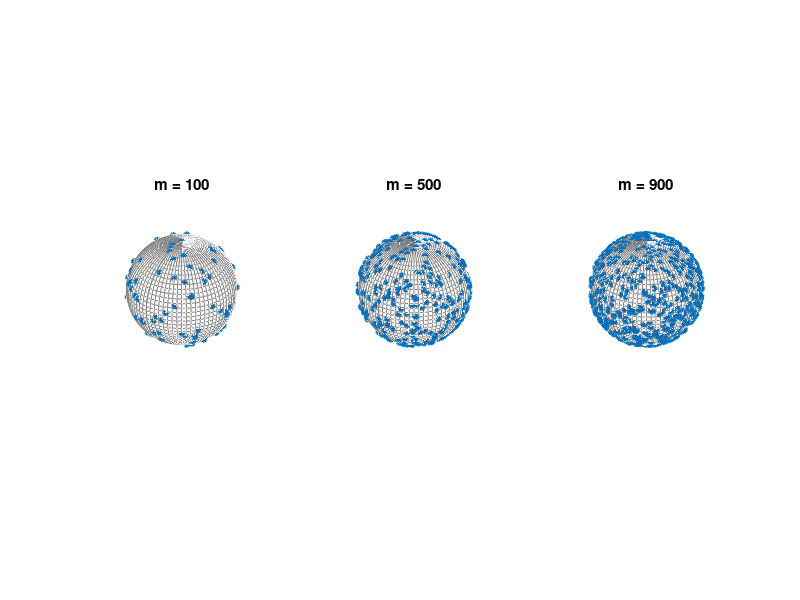

Here is the MATLAB script that generated this plot:
%%%%%%%%%%%%%%%%%%%%%%%%%%%%%%%%%%%%%%%%%%%%%%%%%%%%%%%%%%%%%%%%%%%%%%%%%%%
%%% Distribution of proposed sampling points that 
%%% generate low coherence spherical harmonics sensing matrices
%%%
%%%  Created by Arya Bangun at TI RWTH Aachen 2019 09.10.2019



clear all
close all

%% Generate unit sphere
figure;
s1=subplot(1,3,1);
rIn=1;
phiRadOut=0:5:360;
thetaRadOut=0:5:180;
[phi,theta]=meshgrid(phiRadOut,thetaRadOut);
phi=deg2rad(phi);
theta=deg2rad(theta);
x=rIn*sin(theta).*cos(phi);
y=rIn*sin(theta).*sin(phi);
z=rIn*cos(theta);
mesh(x,y,z)
axis equal
grid on
box off
axis off
view([130,30])
colormap([0.5 .5 .5])
hold on

%% Load and plot sampling points
load SH_N1024
idx = [1 9 length(m)];
ang=total_angles.proposed{idx(1)};
theta_sampl = ang(:,1);
phi_sampl =  ang(:,2);
theta_sampl=repmat(theta_sampl,1,size(phi_sampl,2));
x_sampl=rIn*sin(theta_sampl).*cos(phi_sampl);
y_sampl=rIn*sin(theta_sampl).*sin(phi_sampl);
z_sampl=rIn*cos(theta_sampl);
X = [x_sampl(:)];
Y = [y_sampl(:)];
Z = [z_sampl(:)];
scatter3(X(:),Y(:),Z(:),10,'ko','MarkerFaceColor','r','LineWidth',2)
title(['m = ', num2str(m(idx(1)))]);

%% Proposed m=500 B=32

s2=subplot(1,3,2);
rIn=1;
phiRadOut=0:5:360;
thetaRadOut=0:5:180;
[phi,theta]=meshgrid(phiRadOut,thetaRadOut);
phi=deg2rad(phi);
theta=deg2rad(theta);
x=rIn*sin(theta).*cos(phi);
y=rIn*sin(theta).*sin(phi);
z=rIn*cos(theta);
mesh(x,y,z)
axis equal
grid on
box off
axis off
view([130,30])
colormap([0.5 .5 .5])
hold on
ang=total_angles.proposed{idx(2)};
theta_sampl = ang(:,1);
phi_sampl =  ang(:,2);
theta_sampl=repmat(theta_sampl,1,size(phi_sampl,2));
x_sampl=rIn*sin(theta_sampl).*cos(phi_sampl);
y_sampl=rIn*sin(theta_sampl).*sin(phi_sampl);
z_sampl=rIn*cos(theta_sampl);
X = [x_sampl(:)];
Y = [y_sampl(:)];
Z = [z_sampl(:)];
scatter3(X(:),Y(:),Z(:),10,'ko','MarkerFaceColor','r','LineWidth',2)
title(['m = ', num2str(m(idx(2)))]);

%% Proposed m=900 B=32

s3=subplot(1,3,3);
rIn=1;
phiRadOut=0:5:360;
thetaRadOut=0:5:180;
[phi,theta]=meshgrid(phiRadOut,thetaRadOut);
phi=deg2rad(phi);
theta=deg2rad(theta);
x=rIn*sin(theta).*cos(phi);
y=rIn*sin(theta).*sin(phi);
z=rIn*cos(theta);
mesh(x,y,z)
axis equal
grid on
box off
axis off
view([130,30])
colormap([0.5 .5 .5])
hold on
ang=total_angles.proposed{idx(end)};
theta_sampl = ang(:,1);
phi_sampl =  ang(:,2);
theta_sampl=repmat(theta_sampl,1,size(phi_sampl,2));
x_sampl=rIn*sin(theta_sampl).*cos(phi_sampl);
y_sampl=rIn*sin(theta_sampl).*sin(phi_sampl);
z_sampl=rIn*cos(theta_sampl);
X = [x_sampl(:)];
Y = [y_sampl(:)];
Z = [z_sampl(:)];
scatter3(X(:),Y(:),Z(:),10,'ko','MarkerFaceColor','r','LineWidth',2)
%set(gca, 'Position', [0.1 0.1 0.3 0.85])
title(['m = ', num2str(m(idx(3)))]);
